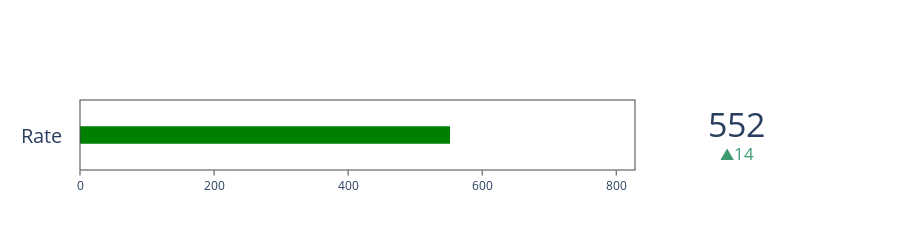

The notebook cell this image was saved under:
### Code cell
fig = go.Figure(go.Indicator(
    mode = "number+gauge+delta",
    gauge = {'shape': "bullet"},
    value = 552,
    delta = {'reference': target},
    domain = {'x': [0, 1], 'y': [0, 1]},
    title = {'text': "Rate"}))
fig.update_layout(height = 250)

fig.show()

### Figure 1 — Plotly figure (JSON) as saved in the notebook; plotly's stock layout.template omitted (floating-point values rounded to 4 significant figures)
{"data": [{"delta": {"reference": 538.4}, "domain": {"x": [0, 1], "y": [0, 1]}, "gauge": {"shape": "bullet"}, "mode": "number+gauge+delta", "title": {"text": "Rate"}, "type": "indicator", "value": 552}], "layout": {"height": 250}}
